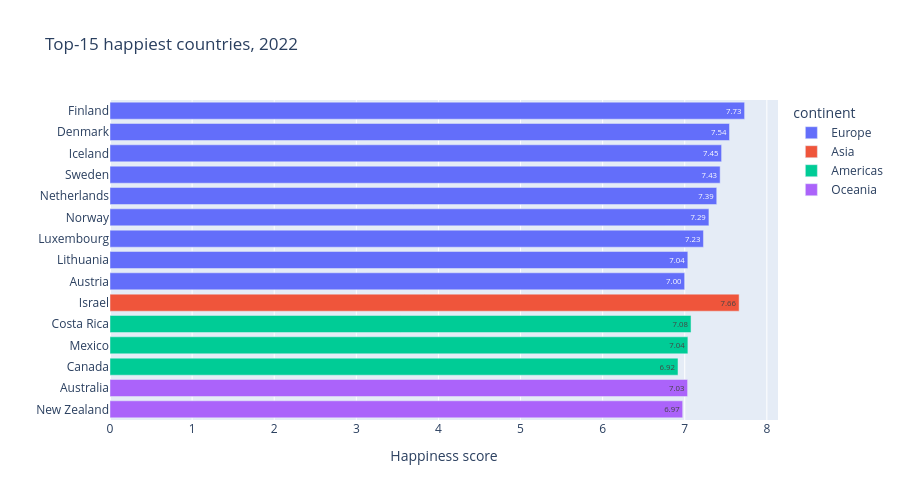

Notebook code cell kept with this figure:
### Markdown cell above
#### Interactive bar chart — top-15 happiest countries

Plotly bar charts support the same hover, zoom, and legend interaction. Clicking a continent in the legend hides/shows that group's bars.

### Code cell
top15 = (
    happy2[happy2.year == 2022]
    .sort_values('happiness', ascending=False)
    .head(15)
)

fig = px.bar(
    top15,
    x='happiness', y='country',
    color='continent',
    orientation='h',                       # horizontal bars
    text='happiness',                      # show values on bars
    hover_data=['log_gdp', 'social_support', 'corruption'],
    title='Top-15 happiest countries, 2022',
    labels={'happiness': 'Happiness score', 'country': ''},
    height=500
)
fig.update_traces(texttemplate='%{text:.2f}', textposition='inside')
fig.update_layout(yaxis=dict(autorange='reversed'))
fig.show()

### Figure 1 — Plotly figure (JSON) as saved in the notebook; plotly's stock layout.template omitted (floating-point values rounded to 4 significant figures)
{"data": [{"alignmentgroup": "True", "customdata": [[10.81, 0.9744, 0.1902], [10.99, 0.9703, 0.2031], [10.94, 0.9848, 0.6924], [10.91, 0.9493, 0.2132], [10.98, 0.9289, 0.4594], [11.11, 0.9266, 0.3144], [11.66, 0.8779, 0.3452], [10.6, 0.9371, 0.685], [10.94, 0.8763, 0.5242]], "hovertemplate": "continent=Europe<br>Happiness score=%{text}<br>=%{y}<br>log_gdp=%{customdata[0]}<br>social_support=%{customdata[1]}<br>corruption=%{customdata[2]}<extra></extra>", "legendgroup": "Europe", "marker": {"color": "#636efa", "pattern": {"shape": ""}}, "name": "Europe", "offsetgroup": "Europe", "orientation": "h", "showlegend": true, "text": [7.729, 7.545, 7.449, 7.431, 7.39, 7.295, 7.228, 7.038, 6.999], "textposition": "inside", "texttemplate": "%{text:.2f}", "type": "bar", "x": [7.729, 7.545, 7.449, 7.431, 7.39, 7.295, 7.228, 7.038, 6.999], "xaxis": "x", "y": ["Finland", "Denmark", "Iceland", "Sweden", "Netherlands", "Norway", "Luxembourg", "Lithuania", "Austria"], "yaxis": "y"}, {"alignmentgroup": "True", "customdata": [[10.69, 0.9537, 0.6547]], "hovertemplate": "continent=Asia<br>Happiness score=%{text}<br>=%{y}<br>log_gdp=%{customdata[0]}<br>social_support=%{customdata[1]}<br>corruption=%{customdata[2]}<extra></extra>", "legendgroup": "Asia", "marker": {"color": "#EF553B", "pattern": {"shape": ""}}, "name": "Asia", "offsetgroup": "Asia", "orientation": "h", "showlegend": true, "text": [7.662], "textposition": "inside", "texttemplate": "%{text:.2f}", "type": "bar", "x": [7.662], "xaxis": "x", "y": ["Israel"], "yaxis": "y"}, {"alignmentgroup": "True", "customdata": [[9.998, 0.9016, 0.7506], [9.876, 0.8584, 0.7801], [10.8, 0.9291, 0.442]], "hovertemplate": "continent=Americas<br>Happiness score=%{text}<br>=%{y}<br>log_gdp=%{customdata[0]}<br>social_support=%{customdata[1]}<br>corruption=%{customdata[2]}<extra></extra>", "legendgroup": "Americas", "marker": {"color": "#00cc96", "pattern": {"shape": ""}}, "name": "Americas", "offsetgroup": "Americas", "orientation": "h", "showlegend": true, "text": [7.077, 7.038, 6.918], "textposition": "inside", "texttemplate": "%{text:.2f}", "type": "bar", "x": [7.077, 7.038, 6.918], "xaxis": "x", "y": ["Costa Rica", "Mexico", "Canada"], "yaxis": "y"}, {"alignmentgroup": "True", "customdata": [[10.85, 0.9417, 0.5452], [10.68, 0.9556, 0.2805]], "hovertemplate": "continent=Oceania<br>Happiness score=%{text}<br>=%{y}<br>log_gdp=%{customdata[0]}<br>social_support=%{customdata[1]}<br>corruption=%{customdata[2]}<extra></extra>", "legendgroup": "Oceania", "marker": {"color": "#ab63fa", "pattern": {"shape": ""}}, "name": "Oceania", "offsetgroup": "Oceania", "orientation": "h", "showlegend": true, "text": [7.035, 6.975], "textposition": "inside", "texttemplate": "%{text:.2f}", "type": "bar", "x": [7.035, 6.975], "xaxis": "x", "y": ["Australia", "New Zealand"], "yaxis": "y"}], "layout": {"barmode": "relative", "height": 500, "legend": {"title": {"text": "continent"}, "tracegroupgap": 0}, "title": {"text": "Top-15 happiest countries, 2022"}, "xaxis": {"anchor": "y", "domain": [0, 1], "title": {"text": "Happiness score"}}, "yaxis": {"anchor": "x", "autorange": "reversed", "domain": [0, 1], "title": {"text": ""}}}}
